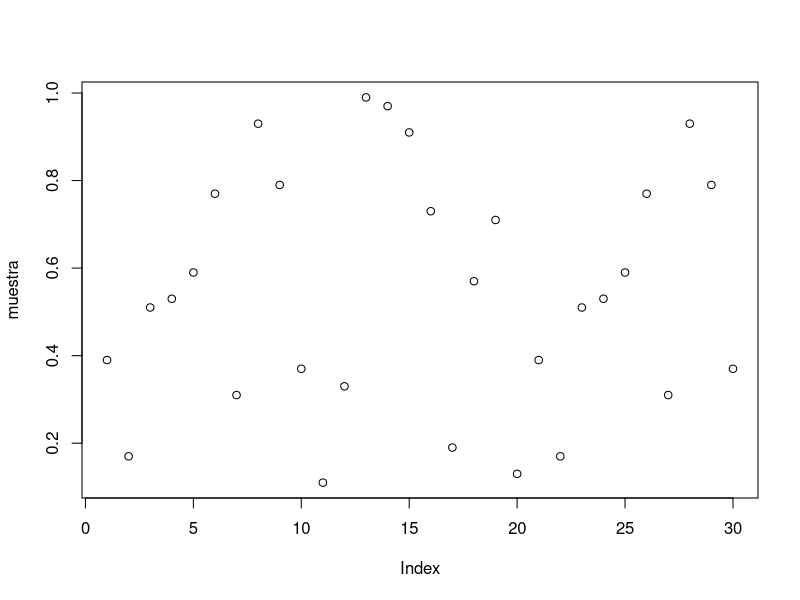
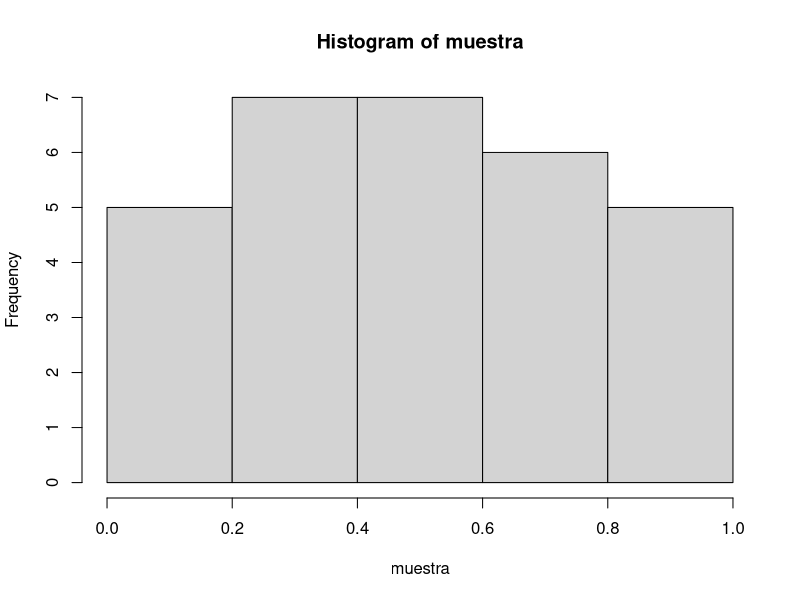
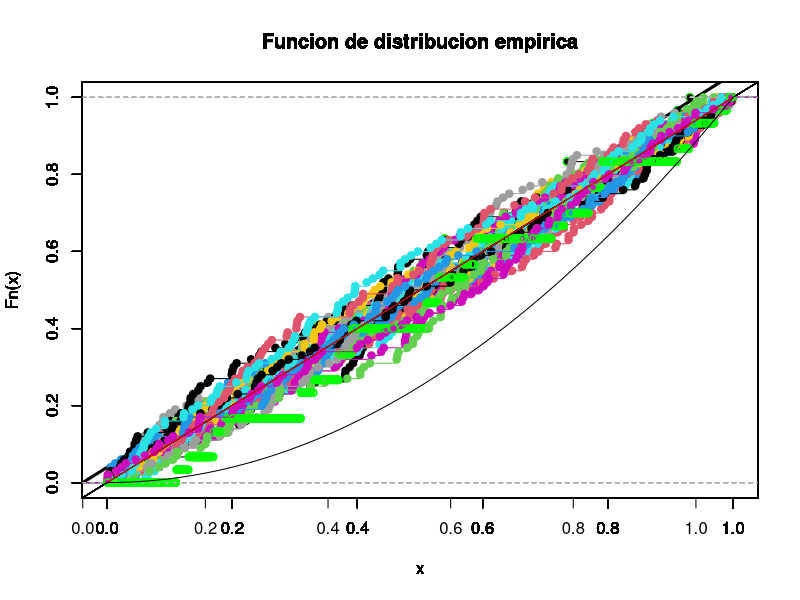
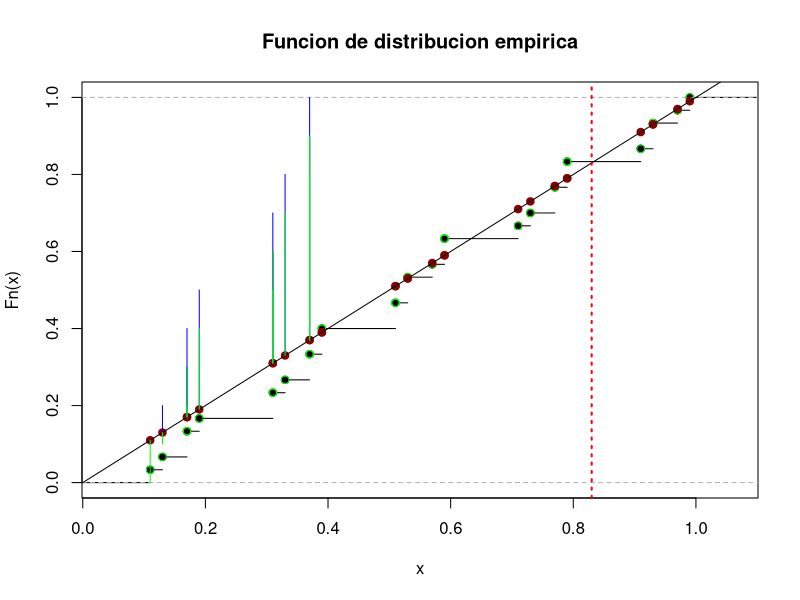
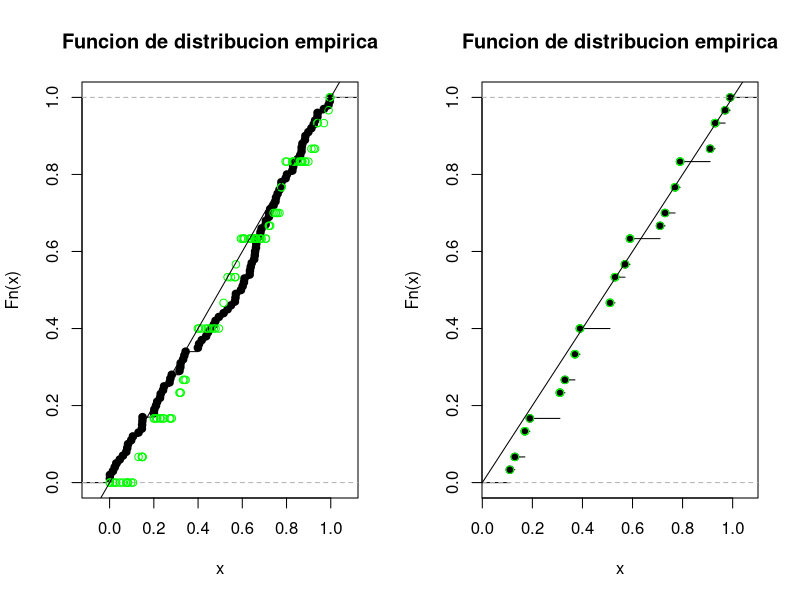

Generate these figures, in order, with R:
## ---- chunk 1
#Generador 
m.cong <- function(x0,a,c,m,M){
  aux<-numeric(m)
  aux[1]<-x0
  for(i in 2:m){
    aux[i]<-(aux[i-1]*a+c)%%M
  }
  #aux #para valores de Lehmer
  (aux/M)[-1] #Variables aleatorias
}
## ---- chunk 2
#Semilla 1
#valores 17
m.cong(x0 = 1, a= 6, c=9, m =17 ,M= 100)
## ---- chunk 3
#Semilla 13
#Valores Aleatorios 31
m.cong(x0 = 13, a= 3, c=0, m =31 ,M= 100)

## ---- chunk 4
muestra <- m.cong(x0 = 13, a= 3, c=0, m =31 ,M= 100)
## ---- chunk 5
period <- function(x){
  dif <- 1
  i <- 1
  while (dif[i] != 0) {
    dif[i+1]<- x[i+1] - x[1]
    i <- i +1
  }
  length(dif)-1
}

period(muestra)

## ---- chunk 6
#Diagrama de dispersión 
plot(muestra)
#Histograma
hist(muestra)
## ---- chunk 7
mean(muestra)
## ---- chunk 8
var(muestra)
## ---- chunk 9
#Contraste Kolmogorv-Smirnov
ks.test(muestra,'punif')
## ---- chunk 10
muestra
## ---- chunk 11
u.i.n <- muestra
n<-length(u.i.n)
#ordenamos los valores
ii<- order(muestra)
n0<- muestra[ii]
#cantidad de valores
i <- 1:n  
n1 <- i/n 
n2<- ((i-1)/n) 
n3 <- n1 - n0
n4 <- n0 - n2
#Tabla de valores
data.frame(i,n0 ,n1, n2,n3,  n4)
## ---- chunk 12
#D+
n3 <- n1 - n0
#D-
n4 <- n0 - n2
#Maximos entre los dos D es D+
#D+
max(n3)

#D-

max(n4)

## ---- chunk 13
muestra

n <- length(muestra)
#Aplicación de la función de R ks.test()
ks.test(muestra, "punif")
#class(ks.test(muestra, "punif"))
#testks<-ks.test(muestra, "punif")
#attributes(ks.test(muestra, "punif"))
#testks$p.value
#testks$statistic
#testks$method

#Construccion del estadistico

#i/n
enpi.1 <- seq(0,0.9, by =0.1)

#i-1/n
enpi.s <- seq(0.1,1, by = 0.1)

muest <- sort(muestra)
dif1 <-(muest - enpi.1)
max(dif1)
difs <-(enpi.s - muest)
max(difs)

#Funcion de distribucion empirica

empi.numal <- ecdf(muestra)
empi.numal(muestra)
plot(ecdf(muestra), main = "Funcion de distribucion empirica")
points(muestra, empi.numal(muestra), col = "green")
abline(0,1, lwd =3)

for(i in 1:n ){
  par(new=TRUE)
  numal <- runif(100)
  enpi.numal <- ecdf(numal)
  empi.numal(numal)
  plot(ecdf(numal), main= "Funcion de distribucion empirica", xlim = c(0,1), ylim = c(0,1), col = i)
  points(numal, empi.numal(numal), col = "green")
  abline(0,1)
}

#En lugar de abline() se puede representar

di <- function(x){
  x
}
curve(di(x), add = T, col = "red")

#y para otras funciones

di.2 <- function(x){
  x^2
}
curve(di.2(x), add = T)

## ---- chunk 14
#Ejemplo 

mm <- muestra
ks.test(mm, "punif")

ecdf(mm)
empi.mumal2 <- ecdf(mm)

plot(ecdf(mm), main = "Funcion de distribucion empirica")
points(mm, empi.mumal2(mm), col = "green")
points(mm, mm, col = "dark red", pch = 19)
abline(0,1)

empi.l <- seq(0,0.9, by = 0.1)
empi.s <- seq(0.1, 1, by = 0.1)
snuml2<- sort(mm)

dfl2 <- (snuml2 - empi.l)
max(dfl2)

dfs2 <- (empi.s - snuml2)
max(dfs2)

dif2<- max(dfl2, dfs2)

#Graficamente

for(i in 1: n){
  lines(c(snuml2[i],snuml2[i]), c(snuml2[i], empi.s[i]),col = "blue")
}
for(i in 1:n){
   lines(c(snuml2[i],snuml2[i]), c(snuml2[i], empi.l[i]),col = "green")
}

abline(v = 0.83, col = "red", lty = 3, lwd = 2)

#Los 2 ejemplos

par(mfrow = c(1,2))
plot(ecdf(numal), main = "Funcion de distribucion empirica")
points(numal, empi.numal(numal), col = "green")
abline(0,1)

plot(ecdf(mm), main = "Funcion de distribucion empirica")
points(mm, empi.mumal2(mm), col = "green")
abline(0,1)
